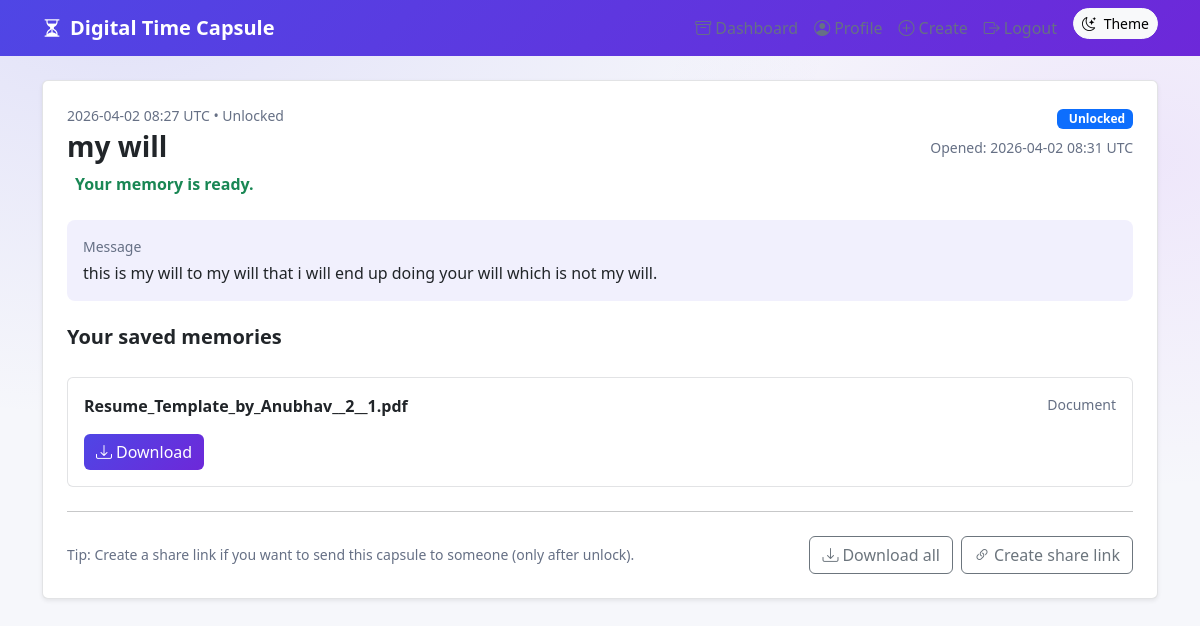
The page /capsules/1/open (signed in) on the database its author committed.
### app/models.py (models this page shows)
class Capsule(db.Model):
    __tablename__ = "capsules"
    id: Mapped[int] = mapped_column(primary_key=True)
    user_id: Mapped[int] = mapped_column(db.Integer, db.ForeignKey("users.id"), index=True, nullable=False)
    title: Mapped[str] = mapped_column(db.String(200), nullable=False)
    message: Mapped[str] = mapped_column(db.Text, nullable=False, default="")
    unlock_at_utc: Mapped[datetime] = mapped_column(db.DateTime(timezone=True), nullable=False)
    opened_at_utc: Mapped[datetime | None] = mapped_column(db.DateTime(timezone=True), nullable=True)
    created_at_utc: Mapped[datetime] = mapped_column(
        db.DateTime(timezone=True), nullable=False, default=utcnow
    )
    owner = relationship("User", back_populates="capsules")
    files = relationship("CapsuleFile", back_populates="capsule", cascade="all, delete-orphan")
    notifications = relationship(
        "Notification", back_populates="capsule", cascade="all, delete-orphan"
    )
    shares = relationship("CapsuleShareToken", back_populates="capsule", cascade="all, delete-orphan")
    __table_args__ = (
        CheckConstraint("unlock_at_utc IS NOT NULL", name="capsule_unlock_at_not_null"),
    )
    @staticmethod
    def _as_utc_aware(dt: datetime | None) -> datetime | None:
        if dt is None:
            return None
        if dt.tzinfo is None:
            return dt.replace(tzinfo=timezone.utc)
        return dt
    def status(self, now_utc: datetime | None = None) -> str:
        if now_utc is None:
            now_utc = utcnow()
        now_utc = self._as_utc_aware(now_utc)  # type: ignore[assignment]
        unlock_at = self._as_utc_aware(self.unlock_at_utc)
        if unlock_at is None:
            return "locked"
        if self.opened_at_utc is not None:
            return "opened"
        if unlock_at <= now_utc:
            return "unlocked"
        return "locked"

class CapsuleFile(db.Model):
    __tablename__ = "capsule_files"
    id: Mapped[int] = mapped_column(primary_key=True)
    capsule_id: Mapped[int] = mapped_column(db.Integer, db.ForeignKey("capsules.id"), index=True, nullable=False)
    file_category: Mapped[str] = mapped_column(db.String(20), nullable=False)  # image/audio/video/document
    original_filename: Mapped[str] = mapped_column(db.String(255), nullable=False)
    stored_filename: Mapped[str] = mapped_column(db.String(255), nullable=False)
    mime_type: Mapped[str] = mapped_column(db.String(120), nullable=False)
    size_bytes: Mapped[int] = mapped_column(db.Integer, nullable=False)
    created_at_utc: Mapped[datetime] = mapped_column(
        db.DateTime(timezone=True), nullable=False, default=utcnow
    )
    capsule = relationship("Capsule", back_populates="files")

### app/routes/capsules.py (the view)
@bp.route("/capsules/<int:capsule_id>/open")
@login_required
def open_capsule(capsule_id: int):
    capsule = _get_owned_capsule_or_404(capsule_id)
    _assert_unlocked_for_owned(capsule)
    if capsule.opened_at_utc is None:
        capsule.opened_at_utc = _now_utc()
        db.session.add(capsule)
        db.session.commit()
    files = sorted(capsule.files, key=lambda f: f.created_at_utc or datetime.min)
    return render_template("open_capsule.html", capsule=capsule, files=files, now_utc=_now_utc())

### app/models.py (called while the page is built)
    @property
    def is_active(self):
        return not self.is_suspended

### app/routes/capsules.py (called while the page is built)
def _now_utc():
    return utcnow()

def _get_owned_capsule_or_404(capsule_id: int) -> Capsule:
    capsule = Capsule.query.filter_by(id=capsule_id, user_id=current_user.id).first()
    if not capsule:
        abort(404)
    return capsule

def _assert_unlocked_for_owned(capsule: Capsule):
    now = _now_utc()
    if capsule.status(now) == "locked":
        abort(403)

### app/utils/time_utils.py (called while the page is built)
def utcnow() -> datetime:
    return datetime.now(timezone.utc)

### templates/open_capsule.html (shortened to what this page needs)
{% extends "base.html" %}
{% block content %}
<div class="fade-in">
  <div class="card p-4 shadow-sm">
    <div class="d-flex align-items-start justify-content-between gap-3 flex-wrap">
      <div>
        <div class="muted small">{{ capsule.unlock_at_utc.strftime('%Y-%m-%d %H:%M') }} UTC • Unlocked</div>
        <h1 class="h3 fw-bold mt-1 mb-2">{{ capsule.title }}</h1>
        <div class="text-success fw-semibold">
          Your memory is ready.
        </div>
      </div>
      <div class="text-end">
        <div class="badge text-bg-primary mb-2">
          Unlocked
        </div>
        {% if capsule.opened_at_utc %}
          <div class="muted small">Opened: {{ capsule.opened_at_utc.strftime('%Y-%m-%d %H:%M') }} UTC</div>
        {% endif %}
      </div>
    </div>
    {% if capsule.message %}
      <div class="mt-4 p-3 rounded-3" style="background: rgba(79, 70, 229, .08);">
        <div class="muted small mb-1">Message</div>
        <div style="white-space: pre-wrap;">{{ capsule.message }}</div>
      </div>
    {% endif %}
    {% if files|length > 0 %}
      <h3 class="h5 mt-4 fw-bold">Your saved memories</h3>
      <div class="row g-3 mt-1">
        {% for f in files %}
          <div class="col-12">
            <div class="card p-3 h-100">
              <div class="d-flex align-items-start justify-content-between gap-2">
                <div class="fw-semibold">{{ f.original_filename }}</div>
                <div class="muted small">{{ f.file_category|capitalize }}</div>
              </div>
              <div class="mt-3">
                {% if f.file_category == 'image' %}
                  <img class="img-fluid rounded" style="max-height: 520px; object-fit: contain; background: rgba(0,0,0,.04);" src="{{ url_for('capsules.capsule_file', capsule_id=capsule.id, file_id=f.id) }}" alt="{{ f.original_filename }}">
                {% elif f.file_category == 'audio' %}
                  <audio controls style="width: 100%;">
                    <source src="{{ url_for('capsules.capsule_file', capsule_id=capsule.id, file_id=f.id) }}">
                  </audio>
                {% elif f.file_category == 'video' %}
                  <video controls class="w-100 rounded" style="max-height: 520px; background: rgba(0,0,0,.04);">
                    <source src="{{ url_for('capsules.capsule_file', capsule_id=capsule.id, file_id=f.id) }}">
                  </video>
                {% else %}
                  <div class="d-flex gap-2 flex-wrap">
                    <a class="btn btn-primary" href="{{ url_for('capsules.download_capsule_file', capsule_id=capsule.id, file_id=f.id) }}">
                      <i class="bi bi-download me-1"></i>Download
                    </a>
                  </div>
                {% endif %}
              </div>
            </div>
          </div>
        {% endfor %}
      </div>
    {% else %}
      <div class="mt-4 muted">No files were attached to this capsule.</div>
    {% endif %}
    <hr class="my-4">
    <div class="d-flex align-items-center justify-content-between gap-3 flex-wrap">
      <div class="muted small">
        Tip: Create a share link if you want to send this capsule to someone (only after unlock).
      </div>
      <div class="d-flex gap-2 flex-wrap">
        <a class="btn btn-outline-secondary" href="{{ url_for('capsules.download_all_capsule_content', capsule_id=capsule.id) }}">
          <i class="bi bi-download me-1"></i>Download all
        </a>
        <form method="post" action="{{ url_for('share.create_share', capsule_id=capsule.id) }}">
          <button class="btn btn-outline-secondary" type="submit">
            <i class="bi bi-link-45deg me-1"></i>Create share link
          </button>
        </form>
      </div>
    </div>
  </div>
</div>
{% endblock %}

### templates/base.html (shortened to what this page needs)
<!doctype html>
<html lang="en" data-theme="light">
<head>
  <link href="https://cdn.jsdelivr.net/npm/bootstrap@5.3.3/dist/css/bootstrap.min.css" rel="stylesheet">
  <link href="https://cdn.jsdelivr.net/npm/bootstrap-icons@1.11.3/font/bootstrap-icons.min.css" rel="stylesheet">
</head>
<body>
  <nav class="navbar navbar-expand-lg navbar-dark" style="background: linear-gradient(135deg, var(--primary), var(--primary-2));">
    <div class="container">
      <a class="navbar-brand fw-bold" href="{{ url_for('auth.root_redirect') }}">
        <i class="bi bi-hourglass-split me-2"></i>Digital Time Capsule
      </a>
      <div class="collapse navbar-collapse" id="nav">
        <ul class="navbar-nav ms-auto">
          {% if current_user.is_authenticated %}
          <li class="nav-item"><a class="nav-link" href="{{ url_for('capsules.dashboard') }}"><i class="bi bi-archive me-1"></i>Dashboard</a></li>
          <li class="nav-item">
            {% set unread_count = current_user.notifications | selectattr('read_at_utc', 'equalto', none) | list | length %}
            <a class="nav-link" href="{{ url_for('profile.profile_page') }}">
              <i class="bi bi-person-circle me-1"></i>Profile
            </a>
          </li>
          <li class="nav-item"><a class="nav-link" href="{{ url_for('capsules.create_capsule') }}"><i class="bi bi-plus-circle me-1"></i>Create</a></li>
          <li class="nav-item">
            <a class="nav-link" href="{{ url_for('auth.logout') }}"><i class="bi bi-box-arrow-right me-1"></i>Logout</a>
          </li>
          {% else %}
          <li class="nav-item"><a class="nav-link" href="{{ url_for('auth.landing') }}">Home</a></li>
          <li class="nav-item"><a class="nav-link" href="{{ url_for('auth.login') }}">Login</a></li>
          <li class="nav-item"><a class="nav-link" href="{{ url_for('auth.register') }}">Register</a></li>
          {% endif %}
          <li class="nav-item ms-lg-2">
            <button id="themeToggle" class="btn btn-sm btn-light rounded-pill" type="button">
              <i class="bi bi-moon-stars"></i> <span class="ms-1 d-none d-sm-inline">Theme</span>
            </button>
          </li>
        </ul>
      </div>
    </div>
  </nav>
  <main class="container py-4">
    {% block content %}{% endblock %}
  </main>
</body>
</html>

### templates/base.html (style rules this page uses)
:root { --bg: #f6f7fb; --card: #ffffff; --text: #101828; --muted: #667085; --primary: #4f46e5; --primary-2: #6d28d9; --border: rgba(16, 24, 40, .12); }
body { background: radial-gradient(1200px 700px at 10% 0%, rgba(79, 70, 229, .12), transparent 60%), radial-gradient(900px 600px at 95% 20%, rgba(168, 85, 247, .10), transparent 55%), var(--bg); color: var(--text); min-height: 100vh; }
.card { background: var(--card); border-color: var(--border); }
.muted { color: var(--muted); }
.btn-primary { background: linear-gradient(135deg, var(--primary), var(--primary-2)); border: none; }
.nav-link { color: var(--muted); }
.fade-in { animation: fadeIn .35s ease both; }

### rows shown on the page
Capsule: unlock_at_utc "2026-04-02 08:27", title "my will", opened_at_utc "2026-04-02 08:31", message "this is my will to my will that i will end up doing your will which is not my will."
CapsuleFile: original_filename "Resume_Template_by_Anubhav__2__1.pdf", file_category "Document"
